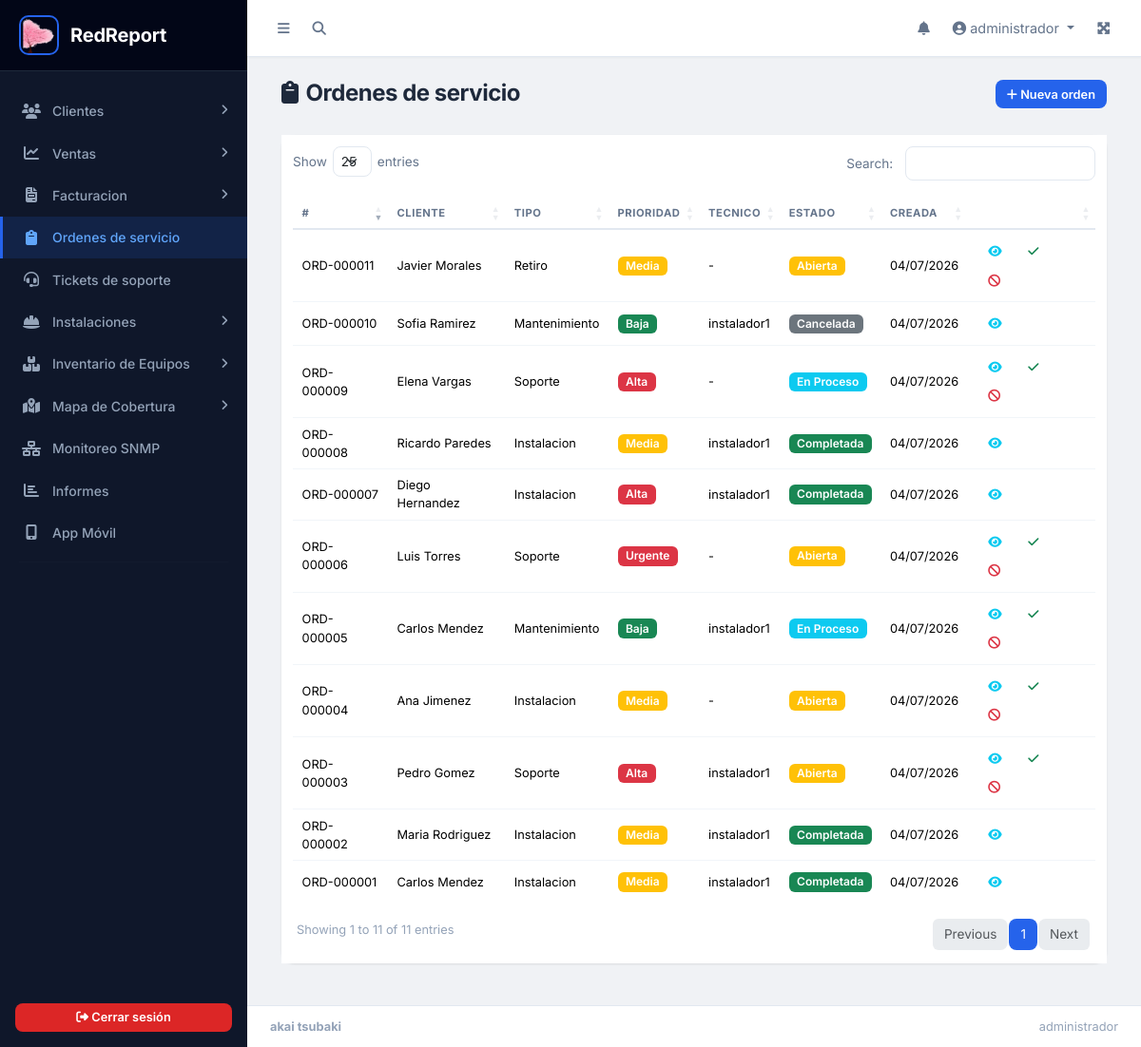
/ordenes/index.php (signed in), run on the app's committed database.
### tables this page shows
CREATE TABLE IF NOT EXISTS `tb_ordenes` (
  `id_orden` int(11) NOT NULL,
  `numero_orden` varchar(20) NOT NULL,
  `id_cliente` int(11) NOT NULL,
  `id_tecnico` int(11) DEFAULT NULL,
  `tipo` enum('Instalacion','Soporte','Mantenimiento','Retiro','Otro') NOT NULL DEFAULT 'Soporte',
  `descripcion` text DEFAULT NULL,
  `prioridad` enum('Baja','Media','Alta','Urgente') DEFAULT 'Media',
  `estado` enum('Abierta','En Proceso','Completada','Cancelada') DEFAULT 'Abierta',
  `fecha_asignacion` datetime DEFAULT NULL,
  `fecha_completada` datetime DEFAULT NULL,
  `solucion` text DEFAULT NULL,
  `fecha_creacion` datetime DEFAULT current_timestamp()
);

CREATE TABLE `tb_clientes` (
  `id_cliente` int(11) NOT NULL,
  `nombre` varchar(100) NOT NULL,
  `documento` varchar(50) NOT NULL,
  `telefono` varchar(20) DEFAULT NULL,
  `direccion` varchar(150) DEFAULT NULL,
  `email` varchar(100) DEFAULT NULL,
  `estado_servicio` enum('Activo','Suspendido','Cortado') NOT NULL DEFAULT 'Activo',
  `password` varchar(255) DEFAULT NULL,
  `lat` decimal(10,7) DEFAULT NULL,
  `lng` decimal(10,7) DEFAULT NULL,
  `fecha_instalacion` datetime DEFAULT NULL,
  `id_instalador` int(11) DEFAULT NULL
);

CREATE TABLE `tb_usuarios` (
  `id_usuario` int(11) NOT NULL,
  `nombre` varchar(50) NOT NULL,
  `documento` varchar(50) NOT NULL,
  `telefono` varchar(50) NOT NULL,
  `email` varchar(100) NOT NULL,
  `password` varchar(255) NOT NULL,
  `id_rol` int(11) NOT NULL,
  `token_reset` varchar(255) NOT NULL DEFAULT '',
  `token_expira` varchar(50) NOT NULL DEFAULT '',
  `google2fa_secret` varchar(255) DEFAULT NULL,
  `fh_creasion` datetime NOT NULL DEFAULT current_timestamp(),
  `intentos_fallidos` int(11) NOT NULL DEFAULT 0,
  `bloqueado_hasta` datetime DEFAULT NULL
);

### app/config/seguridad.php (called while the page is built, shortened)
<?php
function hescape($str) {
    return htmlspecialchars($str, ENT_QUOTES, 'UTF-8');
}
?>

### ordenes/index.php (the view, shortened to what this page needs)
<?php
require_once '../app/config/conexion.php';
include('../parte1.php');
$ordenes = $pdo->query("SELECT o.*, c.nombre AS cliente_nombre, u.nombre AS tecnico_nombre
    FROM tb_ordenes o
    LEFT JOIN tb_clientes c ON o.id_cliente = c.id_cliente
    LEFT JOIN tb_usuarios u ON o.id_tecnico = u.id_usuario
    ORDER BY o.fecha_creacion DESC")->fetchAll(PDO::FETCH_ASSOC);
$estados = ['Abierta' => 'warning', 'En Proceso' => 'info', 'Completada' => 'success', 'Cancelada' => 'secondary'];
$prioridades = ['Baja' => 'success', 'Media' => 'warning', 'Alta' => 'danger', 'Urgente' => 'danger'];
?>
<div class="content-wrapper">
    <div class="content-header"><div class="container-fluid"><div class="row mb-2"><div class="col-sm-6"><h1 class="m-0"><i class="fas fa-clipboard me-2"></i>Ordenes de servicio</h1></div><div class="col-sm-6 text-end"><button class="btn btn-primary btn-sm" data-bs-toggle="modal" data-bs-target="#modalNuevaOrden"><i class="fas fa-plus"></i> Nueva orden</button></div></div></div></div>
    <div class="content"><div class="container-fluid">
        <div class="card"><div class="card-body p-0">
            <div class="table-container">
            <table id="tablaOrdenes" class="table table-sm mb-0">
                <thead><tr><th>#</th><th>Cliente</th><th>Tipo</th><th>Prioridad</th><th>Tecnico</th><th>Estado</th><th>Creada</th><th></th></tr></thead>
                <tbody>
                    <?php foreach ($ordenes as $o): ?>
                    <tr>
                        <td><?= hescape($o['numero_orden']) ?></td>
                        <td><?= hescape($o['cliente_nombre'] ?? '-') ?></td>
                        <td><?= hescape($o['tipo']) ?></td>
                        <td><span class="badge bg-<?= $prioridades[$o['prioridad']] ?? 'secondary' ?>"><?= $o['prioridad'] ?></span></td>
                        <td><?= hescape($o['tecnico_nombre'] ?? '-') ?></td>
                        <td><span class="badge bg-<?= $estados[$o['estado']] ?? 'secondary' ?>"><?= $o['estado'] ?></span></td>
                        <td><?= date('d/m/Y', strtotime($o['fecha_creacion'])) ?></td>
                        <td>
                            <button class="btn btn-sm btn-outline-info btn-ver-orden" data-id="<?= $o['id_orden'] ?>"><i class="fas fa-eye"></i></button>
                            <?php if ($o['estado'] != 'Completada' && $o['estado'] != 'Cancelada'): ?>
                            <button class="btn btn-sm btn-outline-success btn-completar-orden" data-id="<?= $o['id_orden'] ?>"><i class="fas fa-check"></i></button>
                            <button class="btn btn-sm btn-outline-danger btn-cancelar-orden" data-id="<?= $o['id_orden'] ?>"><i class="fas fa-ban"></i></button>
                            <?php endif; ?>
                        </td>
                    </tr>
                        <?php endforeach; ?>
                    </tbody>
            </table>
            </div>
        </div></div>
    </div></div>
</div>
<?php include('../parte2.php'); ?>

### public/css/redreport.css (style rules this page uses)
:root { --sidebar-width: 260px; --sidebar-bg: #0f172a; --sidebar-hover: #1e293b; --sidebar-active: #2563eb; --sidebar-text: #94a3b8; --sidebar-text-hover: #f1f5f9; --sidebar-divider: #1e293b; --navbar-height: 60px; --body-bg: #f0f2f5; --card-shadow: 0 1px 3px rgba(0,0,0,0.06), 0 1px 2px rgba(0,0,0,0.04); --card-shadow-hover: 0 10px 40px rgba(0,0,0,0.08); --border-color: #e2e8f0; --text-primary: #1e293b; --text-secondary: #64748b; --text-muted: #94a3b8; --primary: #2563eb; --primary-dark: #1d4ed8; --success: #16a34a; --warning: #f59e0b; --danger: #dc2626; --info: #0891b2; --font-main: 'Inter', -apple-system, BlinkMacSystemFont, sans-serif; --transition: all 0.2s ease; }
* { box-sizing: border-box; }
body { font-family: var(--font-main); background: var(--body-bg); color: var(--text-primary); -webkit-font-smoothing: antialiased; -moz-osx-font-smoothing: grayscale; }
.content-wrapper { flex: 1; display: flex; flex-direction: column; min-width: 0; background: var(--body-bg); }
.content-header { padding: 1.5rem 1.5rem 0; }
.content-header h1 { font-size: 1.5rem; font-weight: 700; color: var(--text-primary); letter-spacing: -0.02em; }
.content { padding: 1.25rem 1.5rem 1.5rem; flex: 1; overflow-x: hidden; }
.card { border-radius: 14px; box-shadow: var(--card-shadow); margin-bottom: 1.25rem; border: none; background: #ffffff; transition: box-shadow 0.2s ease; }
.card-body { padding: 1.25rem; }
.table-container, .table-wrap { overflow-x: auto; -webkit-overflow-scrolling: touch; background: #ffffff; border-radius: 12px; box-shadow: 0 2px 10px rgba(0,0,0,0.05); padding: 0.75rem; margin-bottom: 0; }
.card-body.p-0 > .table-container, .card-body.p-0 > .table-wrap { border-radius: 0; box-shadow: none; padding: 0.75rem; }
.btn { border-radius: 8px; font-weight: 600; font-size: 0.875rem; padding: 0.5rem 1rem; transition: var(--transition); border: none; }
.btn-sm { padding: 0.35rem 0.75rem; font-size: 0.8rem; }
.btn-primary { background: var(--primary); }
.table { font-size: 0.875rem; margin-bottom: 0; width: 100% !important; }
.table > thead { background: #f8fafc; }
.table > thead th { font-weight: 700; font-size: 0.78rem; text-transform: uppercase; letter-spacing: 0.05em; color: var(--text-secondary); padding: 0.8rem 0.85rem; border-bottom: 2px solid var(--border-color); vertical-align: middle; white-space: nowrap; }
.table > tbody td { padding: 0.7rem 0.85rem; vertical-align: middle; border-bottom: 1px solid #f1f5f9; }
.table > tbody tr:last-child td { border-bottom: none; }
.table-sm > thead th { padding: 0.5rem 0.6rem; font-size: 0.7rem; }
.table-sm > tbody td { padding: 0.45rem 0.6rem; font-size: 0.8rem; }
.badge { font-weight: 600; padding: 0.35em 0.7em; font-size: 0.75rem; border-radius: 6px; }

### parte1.php (style rules this page uses)
body { font-family: 'Inter', sans-serif; }

### data on the page
tb_ordenes: numero_orden "ORD-000001", id_cliente.nombre "Carlos Mendez", tipo "Instalacion", prioridad "Media", id_tecnico.nombre "instalador1", estado "Completada", fecha_creacion "04/07/2026"
tb_ordenes: numero_orden "ORD-000002", id_cliente.nombre "Maria Rodriguez", tipo "Instalacion", prioridad "Media", id_tecnico.nombre "instalador1", estado "Completada", fecha_creacion "04/07/2026"
tb_ordenes: numero_orden "ORD-000003", id_cliente.nombre "Pedro Gomez", tipo "Soporte", prioridad "Alta", id_tecnico.nombre "instalador1", estado "Abierta", fecha_creacion "04/07/2026"
tb_ordenes: numero_orden "ORD-000004", id_cliente.nombre "Ana Jimenez", tipo "Instalacion", prioridad "Media", tecnico_nombre "-", estado "Abierta", fecha_creacion "04/07/2026"
tb_ordenes: numero_orden "ORD-000005", id_cliente.nombre "Carlos Mendez", tipo "Mantenimiento", prioridad "Baja", id_tecnico.nombre "instalador1", estado "En Proceso", fecha_creacion "04/07/2026"
tb_ordenes: numero_orden "ORD-000006", id_cliente.nombre "Luis Torres", tipo "Soporte", prioridad "Urgente", tecnico_nombre "-", estado "Abierta", fecha_creacion "04/07/2026"
tb_ordenes: numero_orden "ORD-000007", id_cliente.nombre "Diego Hernandez", tipo "Instalacion", prioridad "Alta", id_tecnico.nombre "instalador1", estado "Completada", fecha_creacion "04/07/2026"
tb_ordenes: numero_orden "ORD-000008", id_cliente.nombre "Ricardo Paredes", tipo "Instalacion", prioridad "Media", id_tecnico.nombre "instalador1", estado "Completada", fecha_creacion "04/07/2026"
tb_ordenes: numero_orden "ORD-000009", id_cliente.nombre "Elena Vargas", tipo "Soporte", prioridad "Alta", tecnico_nombre "-", estado "En Proceso", fecha_creacion "04/07/2026"
tb_ordenes: numero_orden "ORD-000010", id_cliente.nombre "Sofia Ramirez", tipo "Mantenimiento", prioridad "Baja", id_tecnico.nombre "instalador1", estado "Cancelada", fecha_creacion "04/07/2026"
tb_ordenes: numero_orden "ORD-000011", id_cliente.nombre "Javier Morales", tipo "Retiro", prioridad "Media", tecnico_nombre "-", estado "Abierta", fecha_creacion "04/07/2026"

### other printed values
APP_NAME "RedReport"
$_SESSION['usuario'] "administrador"
